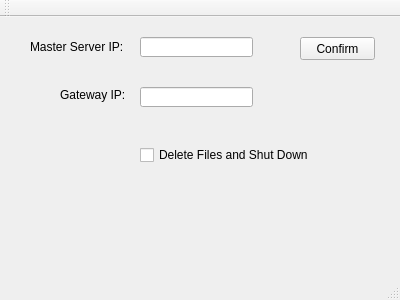
<?xml version="1.0" encoding="UTF-8"?>
<ui version="4.0">
 <class>MainWindow</class>
 <widget class="QMainWindow" name="MainWindow">
  <property name="geometry">
   <rect>
    <x>0</x>
    <y>0</y>
    <width>400</width>
    <height>300</height>
   </rect>
  </property>
  <property name="windowTitle">
   <string>MainWindow</string>
  </property>
  <widget class="QWidget" name="centralWidget">
   <widget class="QLabel" name="label">
    <property name="geometry">
     <rect>
      <x>30</x>
      <y>20</y>
      <width>111</width>
      <height>20</height>
     </rect>
    </property>
    <property name="text">
     <string>Master Server IP:</string>
    </property>
   </widget>
   <widget class="QLineEdit" name="masterIP">
    <property name="geometry">
     <rect>
      <x>140</x>
      <y>20</y>
      <width>113</width>
      <height>20</height>
     </rect>
    </property>
   </widget>
   <widget class="QPushButton" name="confirm">
    <property name="geometry">
     <rect>
      <x>300</x>
      <y>20</y>
      <width>75</width>
      <height>23</height>
     </rect>
    </property>
    <property name="text">
     <string>Confirm</string>
    </property>
   </widget>
   <widget class="QCheckBox" name="checkBox">
    <property name="geometry">
     <rect>
      <x>140</x>
      <y>130</y>
      <width>191</width>
      <height>16</height>
     </rect>
    </property>
    <property name="text">
     <string>Delete Files and Shut Down</string>
    </property>
   </widget>
   <widget class="QLabel" name="label_3">
    <property name="geometry">
     <rect>
      <x>60</x>
      <y>70</y>
      <width>71</width>
      <height>16</height>
     </rect>
    </property>
    <property name="text">
     <string>Gateway IP:</string>
    </property>
   </widget>
   <widget class="QLineEdit" name="gatewayIP">
    <property name="geometry">
     <rect>
      <x>140</x>
      <y>70</y>
      <width>113</width>
      <height>20</height>
     </rect>
    </property>
   </widget>
  </widget>
  <widget class="QMenuBar" name="menuBar">
   <property name="geometry">
    <rect>
     <x>0</x>
     <y>0</y>
     <width>400</width>
     <height>21</height>
    </rect>
   </property>
  </widget>
  <widget class="QToolBar" name="mainToolBar">
   <attribute name="toolBarArea">
    <enum>TopToolBarArea</enum>
   </attribute>
   <attribute name="toolBarBreak">
    <bool>false</bool>
   </attribute>
  </widget>
  <widget class="QStatusBar" name="statusBar"/>
 </widget>
 <layoutdefault spacing="6" margin="11"/>
 <resources/>
 <connections/>
</ui>
